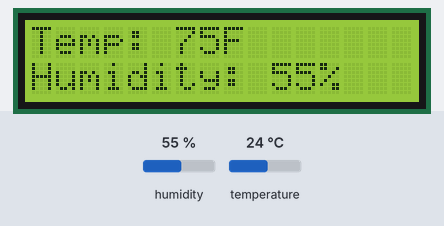
This sketch was run on a simulated Arduino Uno, built with avr-gcc and run on an emulated ATmega328P. Parts: 16×2 character LCD. The inputs (shaded band) are chosen by the test bench; at power-on: humidity 55 %, temperature 24 °C.

Above: at 2.7 s.
2.8 s: humidity set to 22 %
At 5.0 s:
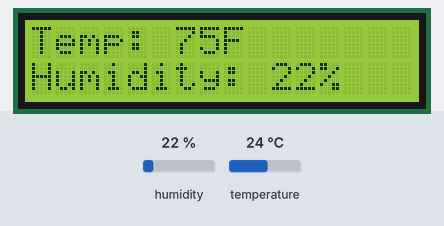
5.8 s: temperature set to 12 °C
At 7.0 s:
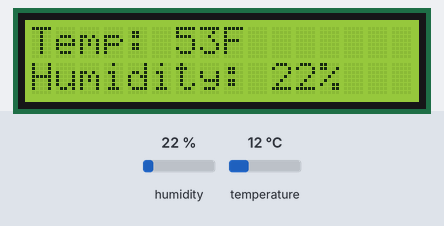
8.8 s: humidity set to 40 %
At 11.0 s:
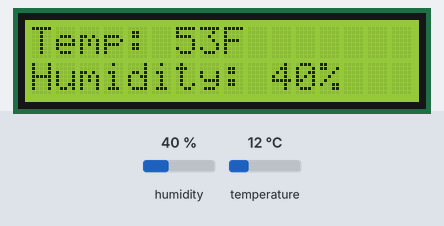
11.8 s: temperature set to 19 °C
At 13.0 s:
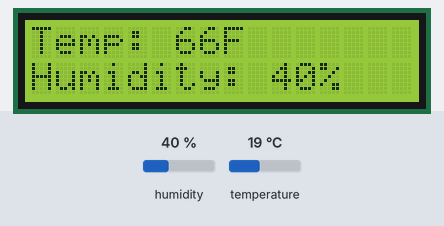
Timing chart, 0 to 14.8 s (numbered marks = the images above; inputs shaded):
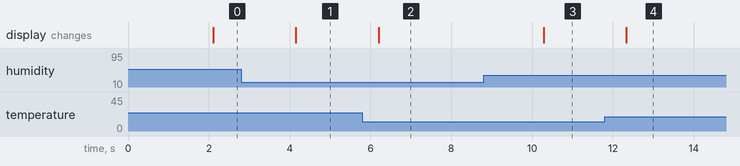

The sketch:

Temperature_and_Humidity_Display.ino
```cpp
//Nicholas_Pillay_Code_for_DHT11_Display_On_LCD

//Inclcude Libraries
#include <DHT.h>
#include <DHT_U.h>
#include <LiquidCrystal_I2C.h>

//Create objects and variables
DHT dht(2,DHT11);                   //Create dht object to specify data pin and type of DHT sensor
int temp;                           //Create Temperature variable
int humidity;                       //Create Humidity variable
LiquidCrystal_I2C lcd(0x27,16,2);   //Create lcd object. Pass in address parameter, columns parameter, rows parameter.

void setup() {
  dht.begin();                      //Start and initalize dht
  lcd.init();                       //Initalize lcd
  lcd.backlight();                  //Turn on LCD backlight
}

void loop() {
  delay(2000);                      //Delay by 2 seconds for accurate temperature and humidity value
  temp=dht.readTemperature(true);   //Read Temperature and place it in temp. Place true inside () for Fahrenheit reading
  humidity=dht.readHumidity();      //Read Humidity and place it in humidity

  lcd.setCursor(0,0);               //Set the cursor to first column and first row.
  lcd.print("Temp: ");              //Display "Temp: " on LCD
  lcd.print(temp);                  //Display temperature reading on LCD
  lcd.print("F");                   //Display "F" on LCD for abbreviation of Fahrenheit

  lcd.setCursor(0,1);               //Set the cursor to first column and second row.
  lcd.print("Humidity: ");          //Display "Humidity: " on LCD
  lcd.print(humidity);              //Display humidity reading on LCD
  lcd.print("%");                   //Display "%" on LCD for symbol for percent
}
```

Measured:
- after the input at 2.8 s, the display: changes after 1.4 s (image 1)
- after the input at 5.8 s, the display: changes after 0.40 s (image 2)
- after the input at 8.8 s, the display: changes after 1.5 s (image 3)
- after the input at 11.8 s, the display: changes after 0.54 s (image 4)
